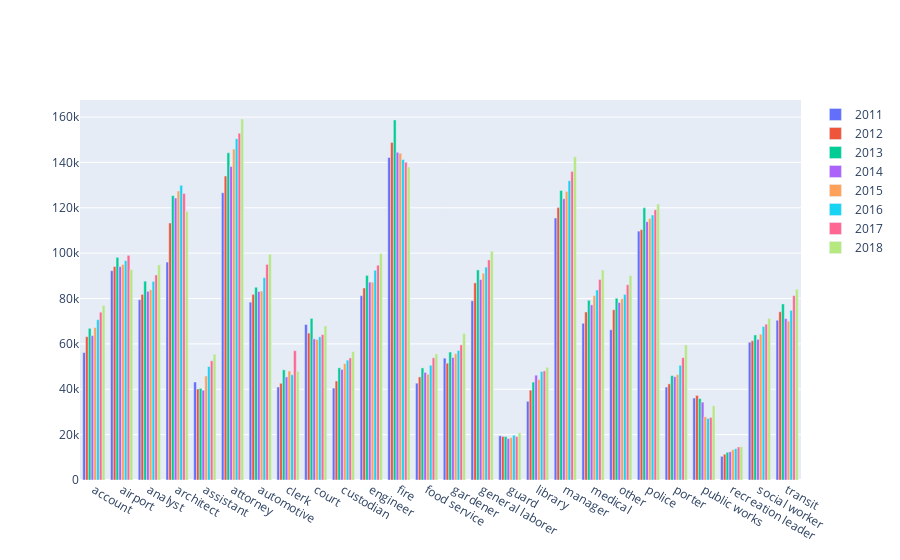

Notebook code for this chart:
### Code cell
# The code we provided creates a grouped bar chart using the Plotly library 
# to visualize the average 'TotalPay' for different job titles across multiple years.

salaries_jobs_by_year=df[['GeneralJobTitle', 'TotalPay', 'Year']].groupby(['Year', 'GeneralJobTitle']).mean()
job_names=salaries_jobs_by_year.xs(2011, level='Year').index.values.tolist()

trace1 = go.Bar(
    x=job_names,
    y=salaries_jobs_by_year.xs(2011, level='Year')['TotalPay'],
    name='2011'
)
trace2 = go.Bar(
    x=job_names,
    y=salaries_jobs_by_year.xs(2012, level='Year')['TotalPay'],
    name='2012'
)
trace3 = go.Bar(
    x=job_names,
    y=salaries_jobs_by_year.xs(2013, level='Year')['TotalPay'],
    name='2013'
)
trace4 = go.Bar(
    x=job_names,
    y=salaries_jobs_by_year.xs(2014, level='Year')['TotalPay'],
    name='2014'
)
trace5 = go.Bar(
    x=job_names,
    y=salaries_jobs_by_year.xs(2015, level='Year')['TotalPay'],
    name='2015'
)

trace6 = go.Bar(
    x=job_names,
    y=salaries_jobs_by_year.xs(2016, level='Year')['TotalPay'],
    name='2016'
)

trace7 = go.Bar(
    x=job_names,
    y=salaries_jobs_by_year.xs(2017, level='Year')['TotalPay'],
    name='2017'
)

trace8 = go.Bar(
    x=job_names,
    y=salaries_jobs_by_year.xs(2018, level='Year')['TotalPay'],
    name='2018'
)


data = [trace1, trace2, trace3, trace4,trace5,trace6,trace7,trace8]
layout = go.Layout(
    barmode='group'
)

fig = go.Figure(data=data, layout=layout)
cf.iplot(fig, filename='grouped-bar')

### Figure 1 — Plotly figure (JSON) as saved in the notebook; plotly's stock layout.template omitted (floating-point values rounded to 4 significant figures)
{"data": [{"name": "2011", "type": "bar", "x": ["account", "airport", "analyst", "architect", "assistant", "attorney", "automotive", "clerk", "court", "custodian", "engineer", "fire", "food service", "gardener", "general laborer", "guard", "library", "manager", "medical", "other", "police", "porter", "public works", "recreation leader", "social worker", "transit"], "y": [56180.0, 92270.0, 79490.0, 96070.0, 43200.0, 126600.0, 78400.0, 41000.0, 68550.0, 40520.0, 81250.0, 142200.0, 42690.0, 53700.0, 79010.0, 19500.0, 34680.0, 115500.0, 69090.0, 66220.0, 109700.0, 40990.0, 36130.0, 10440.0, 60710.0, 70430.0]}, {"name": "2012", "type": "bar", "x": ["account", "airport", "analyst", "architect", "assistant", "attorney", "automotive", "clerk", "court", "custodian", "engineer", "fire", "food service", "gardener", "general laborer", "guard", "library", "manager", "medical", "other", "police", "porter", "public works", "recreation leader", "social worker", "transit"], "y": [63190.0, 94100.0, 81830.0, 113300.0, 40130.0, 134000.0, 81830.0, 42630.0, 64780.0, 43640.0, 84650.0, 148800.0, 45430.0, 51510.0, 86890.0, 19210.0, 39620.0, 120100.0, 74050.0, 75050.0, 110400.0, 42380.0, 37270.0, 11370.0, 61370.0, 74160.0]}, {"name": "2013", "type": "bar", "x": ["account", "airport", "analyst", "architect", "assistant", "attorney", "automotive", "clerk", "court", "custodian", "engineer", "fire", "food service", "gardener", "general laborer", "guard", "library", "manager", "medical", "other", "police", "porter", "public works", "recreation leader", "social worker", "transit"], "y": [66860.0, 98160.0, 87650.0, 125300.0, 40410.0, 144200.0, 84970.0, 48570.0, 71250.0, 49470.0, 90200.0, 158800.0, 49410.0, 56400.0, 92610.0, 19130.0, 43180.0, 127600.0, 79210.0, 80130.0, 120000.0, 46010.0, 35910.0, 12210.0, 63950.0, 77610.0]}, {"name": "2014", "type": "bar", "x": ["account", "airport", "analyst", "architect", "assistant", "attorney", "automotive", "clerk", "court", "custodian", "engineer", "fire", "food service", "gardener", "general laborer", "guard", "library", "manager", "medical", "other", "police", "porter", "public works", "recreation leader", "social worker", "transit"], "y": [63640.0, 94070.0, 83170.0, 124300.0, 39600.0, 138200.0, 83080.0, 45450.0, 62200.0, 48750.0, 87230.0, 144500.0, 47430.0, 54010.0, 88370.0, 18250.0, 46200.0, 124000.0, 77210.0, 78230.0, 113900.0, 45550.0, 34340.0, 12450.0, 62010.0, 71130.0]}, {"name": "2015", "type": "bar", "x": ["account", "airport", "analyst", "architect", "assistant", "attorney", "automotive", "clerk", "court", "custodian", "engineer", "fire", "food service", "gardener", "general laborer", "guard", "library", "manager", "medical", "other", "police", "porter", "public works", "recreation leader", "social worker", "transit"], "y": [67160.0, 95020.0, 83880.0, 127400.0, 45860.0, 145900.0, 83300.0, 48040.0, 61950.0, 51310.0, 87190.0, 144100.0, 46620.0, 55700.0, 91160.0, 18660.0, 44320.0, 127200.0, 81300.0, 79930.0, 115200.0, 46520.0, 27850.0, 13330.0, 64280.0, 70040.0]}, {"name": "2016", "type": "bar", "x": ["account", "airport", "analyst", "architect", "assistant", "attorney", "automotive", "clerk", "court", "custodian", "engineer", "fire", "food service", "gardener", "general laborer", "guard", "library", "manager", "medical", "other", "police", "porter", "public works", "recreation leader", "social worker", "transit"], "y": [70640.0, 96700.0, 87540.0, 129900.0, 50010.0, 150500.0, 89200.0, 46390.0, 63100.0, 52830.0, 92470.0, 141300.0, 50580.0, 57090.0, 93840.0, 19730.0, 47850.0, 132000.0, 83750.0, 81820.0, 116800.0, 50560.0, 27140.0, 13810.0, 67680.0, 74780.0]}, {"name": "2017", "type": "bar", "x": ["account", "airport", "analyst", "architect", "assistant", "attorney", "automotive", "clerk", "court", "custodian", "engineer", "fire", "food service", "gardener", "general laborer", "guard", "library", "manager", "medical", "other", "police", "porter", "public works", "recreation leader", "social worker", "transit"], "y": [73990.0, 99040.0, 90390.0, 126200.0, 52560.0, 152900.0, 95040.0, 57020.0, 64100.0, 53810.0, 94690.0, 140100.0, 53860.0, 59580.0, 97030.0, 19120.0, 48110.0, 136000.0, 88360.0, 86080.0, 119100.0, 53940.0, 27590.0, 14560.0, 68710.0, 81280.0]}, {"name": "2018", "type": "bar", "x": ["account", "airport", "analyst", "architect", "assistant", "attorney", "automotive", "clerk", "court", "custodian", "engineer", "fire", "food service", "gardener", "general laborer", "guard", "library", "manager", "medical", "other", "police", "porter", "public works", "recreation leader", "social worker", "transit"], "y": [76950.0, 92750.0, 94860.0, 118400.0, 55450.0, 159100.0, 99520.0, 47890.0, 67910.0, 56640.0, 99790.0, 138000.0, 55620.0, 64590.0, 100900.0, 20830.0, 49720.0, 142500.0, 92610.0, 90150.0, 121700.0, 59520.0, 32720.0, 14710.0, 71280.0, 84090.0]}], "layout": {"barmode": "group"}}
